Frame 1 (no input): blank canvas, image omitted
Frame 60 (no input): blank canvas, image omitted
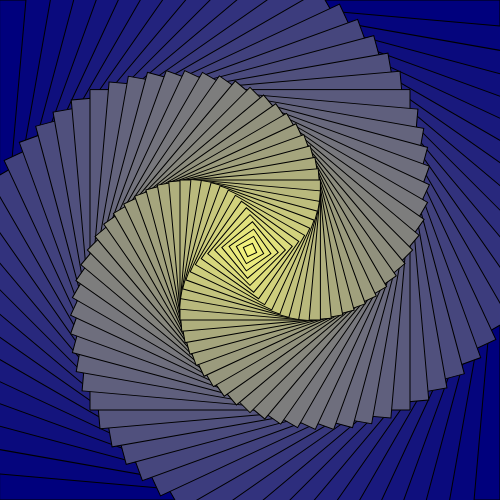
Frame 120 (the mouse pressed at the canvas centre since frame 60)

The p5.js sketch whose frames 1 and 60 were blank and that drew this single picture after the mouse press (run headless with seeded random() and noise() and a simulated clock; from frame 60 on, the mouse is pressed at the canvas centre):

// p5.js sketch
// ── sketch.js
var angle;

function setup() {
  createCanvas(500, 500);
  angleMode(DEGREES);
  rectMode(CENTER);
  //noStroke();
  angle = 0;
}

function draw() {
  background(200);
  /* No.1
  push();
    translate(100, 100);
    rotate(angle); //degree, rotate value has to be next, otherwise...
    scale(2, 3); //width and height
    rect (0, 0, 50, 50); // place 100 to 0
  pop();

  push();
    translate(200, 200);
    translate(100, 100);
    rect(0, 0, 10, 10); // compare sclae() and just size
  pop();

  angle = angle + 1;
  */

  var rectWidth = width;
  translate(width/2, height/2);
  var numOfRect = 50;
  for( var i = 0; i < numOfRect; i = i + 1) { //i stands for index
    push();
    var fi = i / numOfRect;
    rotate(i / numOfRect * mouseX); // 0 to 49 devide by 50
    fill(fi * mouseX, fi * mouseY, mouseX / 2);
    rect(0, 0, rectWidth, rectWidth);
    rectWidth = rectWidth - 10;
    pop();
  }


}
